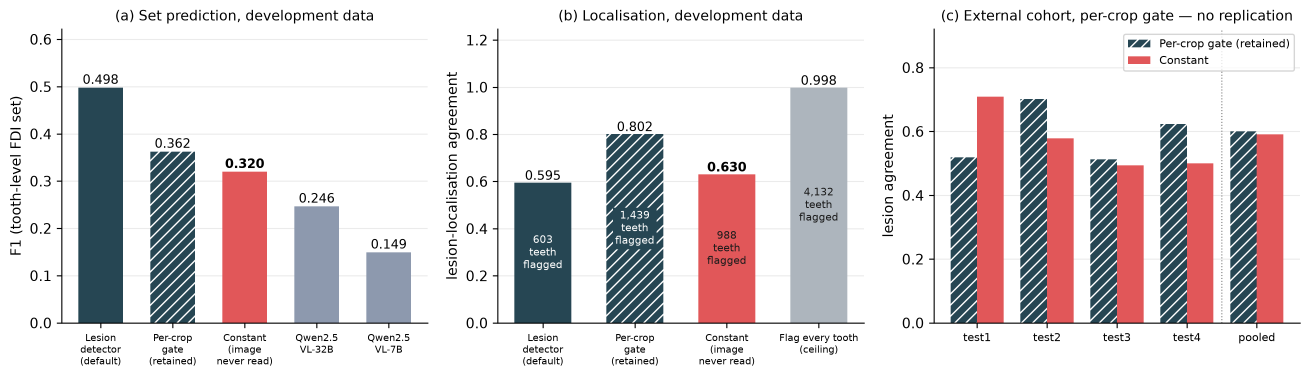
#> input picture paper/fig_baselines.png, 3930 x 1133 px (shown at 1/3 size)
$ python -i build_caries_phase1_v3.py   (imports and definitions only)
#> lines starting #> are read from the running program, lines starting #| are printed output that depends on the picture
#> further down, picture is the input picture: shape (1133, 3930, 3); mean B, G, R 213.5, 211.4, 218.5
"""
Rebuild the caries Phase-1 gate's training set WITH A REAL NEGATIVE CLASS.

THE DEFECT THIS FIXES
---------------------
The gate in `models/07_caries_cascade/` was trained on `phase1_legacy`, whose rule is
`category_id_3 in [1,3] -> caries, else -> no_caries`, applied to an annotation file in which
**every annotation is a diseased tooth**. So `no_caries` was exactly Impacted + Periapical
Lesion (762 train / 49 val) and contained **NO HEALTHY TEETH**. The assembled pipeline feeds
the gate every tooth the detector finds -- overwhelmingly healthy -- a population it has never
seen. Measured in situ (RESULTS_LOG 2026-08-24f): it calls **84.9%** of 299 detected teeth
carious against 35 annotated, a ~7x over-call. No pipeline caries number means anything until
this is fixed.

WHY THE PREVIOUS ATTEMPT FAILED, AND WHY THIS ONE DOES NOT
-----------------------------------------------------------
A `phase1_corrected` tree was built once by joining `quadrant_enumeration` to the disease
subset **on file_name**. That was invalid: the subsets number their files independently, so
`train_0.png` in one is a different patient from `train_0.png` in the other. All 15,531 crops
were meaningless (RESULTS_LOG 2026-08-21m).

That entry then concluded the subsets "cover disjoint sets of patients" and that healthy teeth
are "NOT derivable from DENTEX". **The first half is right; the second half is too strong.**
The subsets share **260 byte-identical images under DIFFERENT filenames**. Joining on
**MD5 of the image bytes** -- not on filename -- recovers them exactly, and for those 260 both
annotation sets describe the same pixels in the same coordinate frame.

THE JOIN IS VERIFIED BY A FALSIFIABLE TEST, NOT BY ASSERTION
------------------------------------------------------------
For a shared image, a disease annotation and an enumeration annotation covering the same tooth
must carry the **same (quadrant, position)**. Measured over all 260:

    agree 1255   disagree 22   ->  98.28% FDI agreement
    image dimensions match on 260/260

If these were different patients, agreement would sit near chance (~3% over 32 classes). This
is the check the filename join would have failed, and it is why that join was caught only
after the crops were built.

LABELLING RULE
--------------
Tooth boxes come from `quadrant_enumeration` (the COMPLETE dentition, ~28.7 teeth/image).
Disease status comes from the disease subset, matched by IoU:

    IoU >= 0.50   take the disease label:  Caries | Deep Caries -> `caries`
                                           Impacted | Periapical -> `no_caries`
    0.10 < IoU < 0.50   AMBIGUOUS -> EXCLUDED (856 teeth, 11.5%). Not called healthy.
    IoU <= 0.10   no disease annotation touches it -> `no_caries` (healthy)

The middle band is dropped rather than resolved. A partially-overlapped tooth is exactly the
case where "healthy" would be a guess, and a diseased tooth mislabelled healthy is the error
this whole script exists to remove.

THE ASSUMPTION THIS RESTS ON, STATED PLAINLY
--------------------------------------------
**A tooth with no disease annotation is PRESUMED not-diseased.** DENTEX's disease subset
annotates only diseased teeth, so absence of an annotation is the only healthy signal
available -- but it is absence of evidence. If the annotators missed a lesion, that tooth
enters the negative class as a false negative. This is label noise of unknown size, it cannot
be measured inside DENTEX, and it must be reported with any result from this dataset.

Splits are INHERITED from `data/dentex/splits_v2.json` via the same MD5 map, so this tree's
test set is a subset of `phase1_legacy`'s test set and the two remain comparable.

--include-disease-only: THE 62% OF CARIES SUPERVISION THIS BUILD LEAVES ON THE FLOOR
------------------------------------------------------------------------------------
The MD5 join is what makes healthy teeth derivable, and only 260 of the disease subset's 705
images have an enumeration twin. The other **445 images are dropped entirely** -- including
their caries annotations, which need no enumeration twin to be usable as POSITIVES. Measured:
2,767 Caries + Deep Caries annotations exist in the disease subset; the default build uses
1,049. **62% of the available caries supervision is unused** (RESULTS_LOG 2026-08-31).

`--include-disease-only` adds those 445 images, contributing:
    Caries | Deep Caries      -> `caries`      (positives)
    Impacted | Periapical     -> `no_caries`   (genuinely not-caries, as in phase1_legacy)
and **no healthy teeth**, because without the enumeration twin there is no list of which teeth
are present. That asymmetry is deliberate: the alternative is to run the detector over these
images and call every unannotated box healthy, which would inject detector false positives into
the negative class. The negative class stays exactly as the default build produced it.

The consequence to report: this shifts the class ratio, it does not add healthy negatives, and
the `basis` column records which images each crop came from so the two can be analysed apart.

LEAKAGE. Any image whose MD5 matches one in `--eval-pool` (the 250-image `DENTEX/disease/`
evaluation pool) is refused, in BOTH modes. Exactly one collides -- `train_332.png` in the
training pool is byte-identical to `test_181.png` in the eval pool, already recorded in
`data/dentex/disease_leaked_images.json` as `leaked_into_detector_training`. The default
260-image build never contained it; this guard is what keeps the expansion clean too.

Usage:
    python scripts/dentex/build_caries_phase1_v3.py --dry-run
    python scripts/dentex/build_caries_phase1_v3.py
    python scripts/dentex/build_caries_phase1_v3.py --include-disease-only \
        --out data/dentex/crops_v4_phase1 --dry-run
"""

import argparse
import csv
import hashlib
import json
import math
import sys
from collections import Counter, defaultdict
from pathlib import Path

import cv2

REPO_ROOT = Path(__file__).resolve().parents[2]
sys.path.insert(0, str(REPO_ROOT))

DEF_ENUM = Path.home() / "Downloads/Capstone/DENTEX/training_data/quadrant_enumeration"
DEF_DISEASE = Path.home() / "Downloads/Capstone/DENTEX/training_data/quadrant-enumeration-disease"
DEF_SPLITS = REPO_ROOT / "data/dentex/splits_v2.json"
DEF_OUT = REPO_ROOT / "data/dentex/crops_v3_phase1"
DEF_EVAL_POOL = Path.home() / "Downloads/Capstone/DENTEX/disease/input"

CROP = 224
IOU_MATCH = 0.50        # >= this: the disease annotation describes this tooth
IOU_AMBIGUOUS = 0.10    # between the two: excluded, never called healthy
DISEASE = {0: "impacted", 1: "caries", 2: "periapical", 3: "deep_caries"}
CARIOUS = {"caries", "deep_caries"}


def md5(path):
    return hashlib.md5(Path(path).read_bytes()).hexdigest()


# [28 lines left out: functions iou_xywh, tight_crop, not called in this run]


def apply_clahe(img, clip=2.0, tiles=8):
    """Contrast-limited adaptive histogram equalisation on the source radiograph.

    Caries is a low-contrast radiolucency, so local equalisation is the standard dental-imaging
    preprocessing for it. DENTEX crops are true greyscale (B==G==R, verified), so the
    grey -> CLAHE -> 3-channel round trip loses nothing and keeps the ResNet input shape.
    """
#> called with clip = 2, tiles = 8
    g = cv2.cvtColor(img, cv2.COLOR_BGR2GRAY)
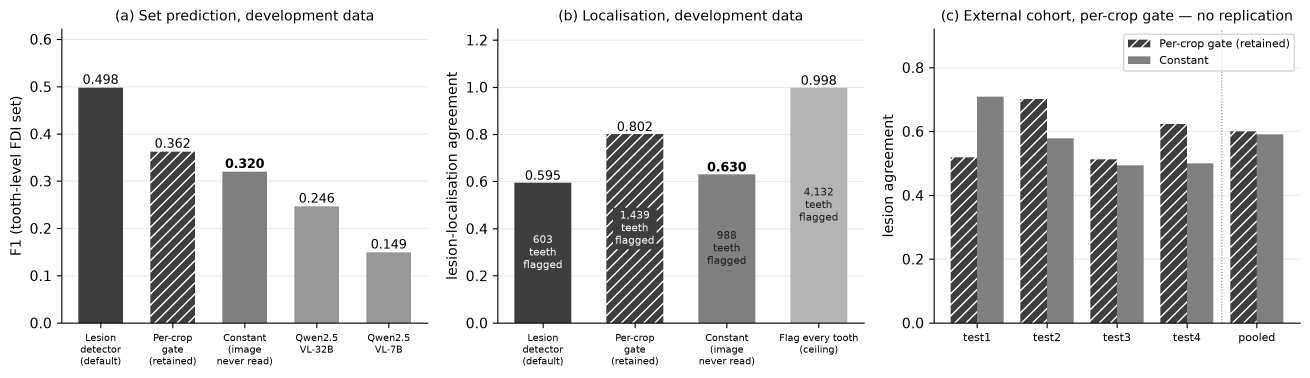
#> g: shape (1133, 3930) (shown at 1/3 size); min 0, max 255, mean 213.7
    g = cv2.createCLAHE(clipLimit=clip, tileGridSize=(tiles, tiles)).apply(g)
    return cv2.cvtColor(g, cv2.COLOR_GRAY2BGR)


# [226 lines left out: function main, not called in this run]


# [2 lines not run here, left out]

>>> import cv2
>>> picture = cv2.imread('../../paper/fig_baselines.png')
>>> result = apply_clahe(picture)

$ run again, on paper/fig_stage2.png
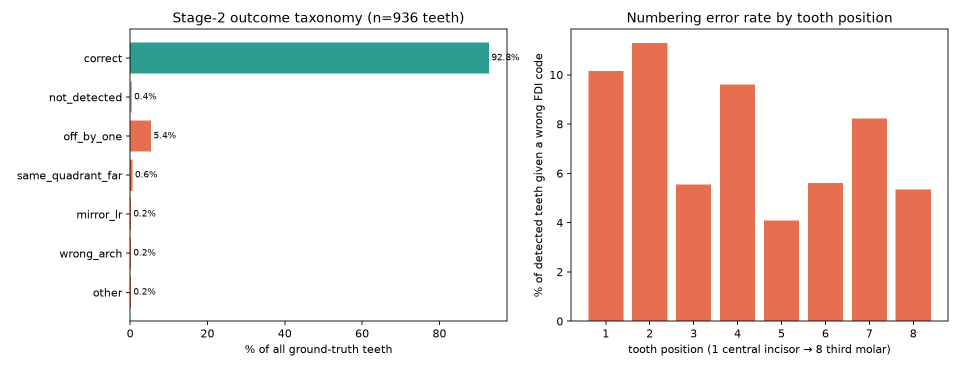
#> input picture paper/fig_stage2.png, 1920 x 736 px (shown at 1/2 size)
#> picture is the input picture: shape (736, 1920, 3); mean B, G, R 220.6, 225.5, 239.6
#> in apply_clahe, `g = cv2.cvtColor(img, cv2.COLOR_BGR2GRAY)`:
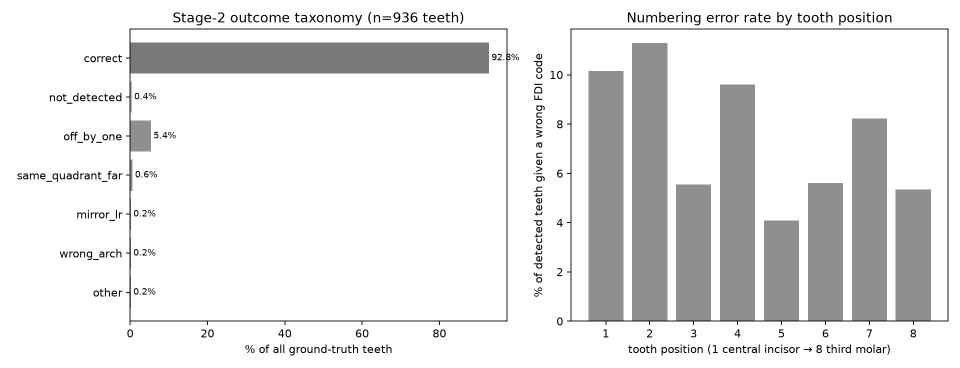
#> g: shape (736, 1920) (shown at 1/2 size); min 0, max 255, mean 229.1
